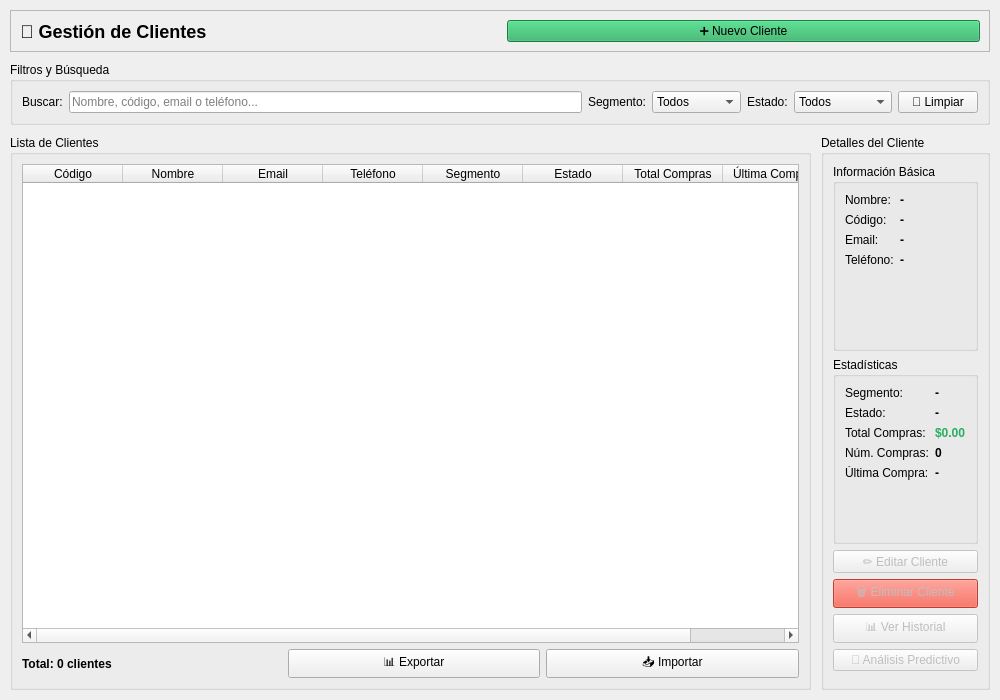
<?xml version="1.0" encoding="UTF-8"?>
<ui version="4.0">
 <class>CustomersWidget</class>
 <widget class="QWidget" name="CustomersWidget">
  <property name="geometry">
   <rect>
    <x>0</x>
    <y>0</y>
    <width>1000</width>
    <height>700</height>
   </rect>
  </property>
  <property name="windowTitle">
   <string>Gestión de Clientes</string>
  </property>
  <layout class="QVBoxLayout" name="layoutPrincipal">
   <property name="spacing">
    <number>10</number>
   </property>
   <property name="leftMargin">
    <number>10</number>
   </property>
   <property name="topMargin">
    <number>10</number>
   </property>
   <property name="rightMargin">
    <number>10</number>
   </property>
   <property name="bottomMargin">
    <number>10</number>
   </property>
   
   <!-- Header -->
   <item>
    <widget class="QFrame" name="frameHeader">
     <property name="frameShape">
      <enum>QFrame::StyledPanel</enum>
     </property>
     <layout class="QHBoxLayout" name="layoutHeader">
      <item>
       <widget class="QLabel" name="lblTitulo">
        <property name="text">
         <string>👥 Gestión de Clientes</string>
        </property>
        <property name="styleSheet">
         <string>font-size: 18px; font-weight: bold;</string>
        </property>
       </widget>
      </item>
      <item>
       <spacer name="spacerHeader">
        <property name="orientation">
         <enum>Qt::Horizontal</enum>
        </property>
       </spacer>
      </item>
      <item>
       <widget class="QPushButton" name="btnNuevoCliente">
        <property name="text">
         <string>➕ Nuevo Cliente</string>
        </property>
        <property name="toolTip">
         <string>Crear nuevo cliente (Ctrl+N)</string>
        </property>
        <property name="styleSheet">
         <string>QPushButton { background-color: #27ae60; }</string>
        </property>
       </widget>
      </item>
     </layout>
    </widget>
   </item>
   
   <!-- Filtros y Búsqueda -->
   <item>
    <widget class="QGroupBox" name="groupFiltros">
     <property name="title">
      <string>Filtros y Búsqueda</string>
     </property>
     <layout class="QHBoxLayout" name="layoutFiltros">
      <item>
       <widget class="QLabel" name="lblBuscar">
        <property name="text">
         <string>Buscar:</string>
        </property>
       </widget>
      </item>
      <item>
       <widget class="QLineEdit" name="lineEditBuscar">
        <property name="placeholderText">
         <string>Nombre, código, email o teléfono...</string>
        </property>
        <property name="toolTip">
         <string>Buscar cliente por cualquier campo</string>
        </property>
       </widget>
      </item>
      <item>
       <widget class="QLabel" name="lblSegmento">
        <property name="text">
         <string>Segmento:</string>
        </property>
       </widget>
      </item>
      <item>
       <widget class="QComboBox" name="cmbSegmento">
        <property name="toolTip">
         <string>Filtrar por segmento de cliente</string>
        </property>
        <item>
         <property name="text">
          <string>Todos</string>
         </property>
        </item>
        <item>
         <property name="text">
          <string>REGULAR</string>
         </property>
        </item>
        <item>
         <property name="text">
          <string>VIP</string>
         </property>
        </item>
        <item>
         <property name="text">
          <string>PREMIUM</string>
         </property>
        </item>
       </widget>
      </item>
      <item>
       <widget class="QLabel" name="lblEstado">
        <property name="text">
         <string>Estado:</string>
        </property>
       </widget>
      </item>
      <item>
       <widget class="QComboBox" name="cmbEstado">
        <property name="toolTip">
         <string>Filtrar por estado del cliente</string>
        </property>
        <item>
         <property name="text">
          <string>Todos</string>
         </property>
        </item>
        <item>
         <property name="text">
          <string>ACTIVO</string>
         </property>
        </item>
        <item>
         <property name="text">
          <string>INACTIVO</string>
         </property>
        </item>
        <item>
         <property name="text">
          <string>POTENCIAL</string>
         </property>
        </item>
        <item>
         <property name="text">
          <string>PERDIDO</string>
         </property>
        </item>
       </widget>
      </item>
      <item>
       <widget class="QPushButton" name="btnLimpiarFiltros">
        <property name="text">
         <string>🧹 Limpiar</string>
        </property>
        <property name="toolTip">
         <string>Limpiar todos los filtros</string>
        </property>
       </widget>
      </item>
     </layout>
    </widget>
   </item>
   
   <!-- Contenido Principal -->
   <item>
    <layout class="QHBoxLayout" name="layoutPrincipal">
     
     <!-- Lista de Clientes -->
     <item>
      <widget class="QGroupBox" name="groupClientes">
       <property name="title">
        <string>Lista de Clientes</string>
       </property>
       <layout class="QVBoxLayout" name="layoutClientes">
        <item>
         <widget class="QTableWidget" name="tblClientes">
          <property name="alternatingRowColors">
           <bool>true</bool>
          </property>
          <property name="selectionBehavior">
           <enum>QAbstractItemView::SelectRows</enum>
          </property>
          <property name="sortingEnabled">
           <bool>true</bool>
          </property>
          <column>
           <property name="text">
            <string>Código</string>
           </property>
          </column>
          <column>
           <property name="text">
            <string>Nombre</string>
           </property>
          </column>
          <column>
           <property name="text">
            <string>Email</string>
           </property>
          </column>
          <column>
           <property name="text">
            <string>Teléfono</string>
           </property>
          </column>
          <column>
           <property name="text">
            <string>Segmento</string>
           </property>
          </column>
          <column>
           <property name="text">
            <string>Estado</string>
           </property>
          </column>
          <column>
           <property name="text">
            <string>Total Compras</string>
           </property>
          </column>
          <column>
           <property name="text">
            <string>Última Compra</string>
           </property>
          </column>
         </widget>
        </item>
        
        <!-- Acciones de Tabla -->
        <item>
         <layout class="QHBoxLayout" name="layoutAccionesTabla">
          <item>
           <widget class="QLabel" name="lblTotalClientes">
            <property name="text">
             <string>Total: 0 clientes</string>
            </property>
            <property name="styleSheet">
             <string>font-weight: bold;</string>
            </property>
           </widget>
          </item>
          <item>
           <spacer name="spacerAcciones">
            <property name="orientation">
             <enum>Qt::Horizontal</enum>
            </property>
           </spacer>
          </item>
          <item>
           <widget class="QPushButton" name="btnExportarClientes">
            <property name="text">
             <string>📊 Exportar</string>
            </property>
            <property name="toolTip">
             <string>Exportar lista de clientes</string>
            </property>
           </widget>
          </item>
          <item>
           <widget class="QPushButton" name="btnImportarClientes">
            <property name="text">
             <string>📥 Importar</string>
            </property>
            <property name="toolTip">
             <string>Importar clientes desde archivo</string>
            </property>
           </widget>
          </item>
         </layout>
        </item>
       </layout>
      </widget>
     </item>
     
     <!-- Panel de Detalles -->
     <item>
      <widget class="QGroupBox" name="groupDetalles">
       <property name="title">
        <string>Detalles del Cliente</string>
       </property>
       <property name="maximumWidth">
        <number>350</number>
       </property>
       <layout class="QVBoxLayout" name="layoutDetalles">
        
        <!-- Información Básica -->
        <item>
         <widget class="QGroupBox" name="groupInfoBasica">
          <property name="title">
           <string>Información Básica</string>
          </property>
          <layout class="QFormLayout" name="layoutInfoBasica">
           <item row="0" column="0">
            <widget class="QLabel" name="lblDetalleNombre">
             <property name="text">
              <string>Nombre:</string>
             </property>
            </widget>
           </item>
           <item row="0" column="1">
            <widget class="QLabel" name="lblDetalleNombreValor">
             <property name="text">
              <string>-</string>
             </property>
             <property name="styleSheet">
              <string>font-weight: bold;</string>
             </property>
            </widget>
           </item>
           <item row="1" column="0">
            <widget class="QLabel" name="lblDetalleCodigo">
             <property name="text">
              <string>Código:</string>
             </property>
            </widget>
           </item>
           <item row="1" column="1">
            <widget class="QLabel" name="lblDetalleCodigoValor">
             <property name="text">
              <string>-</string>
             </property>
             <property name="styleSheet">
              <string>font-weight: bold;</string>
             </property>
            </widget>
           </item>
           <item row="2" column="0">
            <widget class="QLabel" name="lblDetalleEmail">
             <property name="text">
              <string>Email:</string>
             </property>
            </widget>
           </item>
           <item row="2" column="1">
            <widget class="QLabel" name="lblDetalleEmailValor">
             <property name="text">
              <string>-</string>
             </property>
             <property name="styleSheet">
              <string>font-weight: bold;</string>
             </property>
            </widget>
           </item>
           <item row="3" column="0">
            <widget class="QLabel" name="lblDetalleTelefono">
             <property name="text">
              <string>Teléfono:</string>
             </property>
            </widget>
           </item>
           <item row="3" column="1">
            <widget class="QLabel" name="lblDetalleTelefonoValor">
             <property name="text">
              <string>-</string>
             </property>
             <property name="styleSheet">
              <string>font-weight: bold;</string>
             </property>
            </widget>
           </item>
          </layout>
         </widget>
        </item>
        
        <!-- Estadísticas -->
        <item>
         <widget class="QGroupBox" name="groupEstadisticas">
          <property name="title">
           <string>Estadísticas</string>
          </property>
          <layout class="QFormLayout" name="layoutEstadisticas">
           <item row="0" column="0">
            <widget class="QLabel" name="lblDetalleSegmento">
             <property name="text">
              <string>Segmento:</string>
             </property>
            </widget>
           </item>
           <item row="0" column="1">
            <widget class="QLabel" name="lblDetalleSegmentoValor">
             <property name="text">
              <string>-</string>
             </property>
             <property name="styleSheet">
              <string>font-weight: bold;</string>
             </property>
            </widget>
           </item>
           <item row="1" column="0">
            <widget class="QLabel" name="lblDetalleEstado">
             <property name="text">
              <string>Estado:</string>
             </property>
            </widget>
           </item>
           <item row="1" column="1">
            <widget class="QLabel" name="lblDetalleEstadoValor">
             <property name="text">
              <string>-</string>
             </property>
             <property name="styleSheet">
              <string>font-weight: bold;</string>
             </property>
            </widget>
           </item>
           <item row="2" column="0">
            <widget class="QLabel" name="lblDetalleTotalCompras">
             <property name="text">
              <string>Total Compras:</string>
             </property>
            </widget>
           </item>
           <item row="2" column="1">
            <widget class="QLabel" name="lblDetalleTotalComprasValor">
             <property name="text">
              <string>$0.00</string>
             </property>
             <property name="styleSheet">
              <string>font-weight: bold; color: #27ae60;</string>
             </property>
            </widget>
           </item>
           <item row="3" column="0">
            <widget class="QLabel" name="lblDetalleNumCompras">
             <property name="text">
              <string>Núm. Compras:</string>
             </property>
            </widget>
           </item>
           <item row="3" column="1">
            <widget class="QLabel" name="lblDetalleNumComprasValor">
             <property name="text">
              <string>0</string>
             </property>
             <property name="styleSheet">
              <string>font-weight: bold;</string>
             </property>
            </widget>
           </item>
           <item row="4" column="0">
            <widget class="QLabel" name="lblDetalleUltimaCompra">
             <property name="text">
              <string>Última Compra:</string>
             </property>
            </widget>
           </item>
           <item row="4" column="1">
            <widget class="QLabel" name="lblDetalleUltimaCompraValor">
             <property name="text">
              <string>-</string>
             </property>
             <property name="styleSheet">
              <string>font-weight: bold;</string>
             </property>
            </widget>
           </item>
          </layout>
         </widget>
        </item>
        
        <!-- Acciones -->
        <item>
         <layout class="QVBoxLayout" name="layoutAccionesCliente">
          <item>
           <widget class="QPushButton" name="btnEditarCliente">
            <property name="text">
             <string>✏️ Editar Cliente</string>
            </property>
            <property name="enabled">
             <bool>false</bool>
            </property>
            <property name="toolTip">
             <string>Editar cliente seleccionado</string>
            </property>
           </widget>
          </item>
          <item>
           <widget class="QPushButton" name="btnEliminarCliente">
            <property name="text">
             <string>🗑 Eliminar Cliente</string>
            </property>
            <property name="enabled">
             <bool>false</bool>
            </property>
            <property name="styleSheet">
             <string>QPushButton { background-color: #e74c3c; }</string>
            </property>
            <property name="toolTip">
             <string>Eliminar cliente seleccionado</string>
            </property>
           </widget>
          </item>
          <item>
           <widget class="QPushButton" name="btnHistorialCompras">
            <property name="text">
             <string>📊 Ver Historial</string>
            </property>
            <property name="enabled">
             <bool>false</bool>
            </property>
            <property name="toolTip">
             <string>Ver historial de compras del cliente</string>
            </property>
           </widget>
          </item>
          <item>
           <widget class="QPushButton" name="btnAnalisisPredictivo">
            <property name="text">
             <string>🔮 Análisis Predictivo</string>
            </property>
            <property name="enabled">
             <bool>false</bool>
            </property>
            <property name="toolTip">
             <string>Ver análisis predictivo del cliente</string>
            </property>
           </widget>
          </item>
         </layout>
        </item>
        
        <!-- Spacer -->
        <item>
         <spacer name="spacerDetalles">
          <property name="orientation">
           <enum>Qt::Vertical</enum>
          </property>
         </spacer>
        </item>
        
       </layout>
      </widget>
     </item>
     
    </layout>
   </item>
  </layout>
 </widget>
 <resources/>
 <connections/>
</ui>
